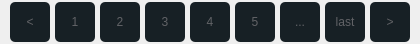
<?xml version="1.0" encoding="UTF-8"?>
<ui version="4.0">
 <class>NavigateWidget</class>
 <widget class="QWidget" name="NavigateWidget">
  <property name="geometry">
   <rect>
    <x>0</x>
    <y>0</y>
    <width>420</width>
    <height>44</height>
   </rect>
  </property>
  <property name="minimumSize">
   <size>
    <width>400</width>
    <height>40</height>
   </size>
  </property>
  <property name="maximumSize">
   <size>
    <width>420</width>
    <height>44</height>
   </size>
  </property>
  <property name="windowTitle">
   <string>NavigateWidget</string>
  </property>
  <property name="styleSheet">
   <string notr="true">QPushButton{
  max-height:40;
  max-width:40;
  min-height:40;
  min-width:40;
  background-color:#172025;
  border-radius:5px;
  color:#616266;
}</string>
  </property>
  <layout class="QVBoxLayout" name="verticalLayout">
   <property name="spacing">
    <number>0</number>
   </property>
   <property name="leftMargin">
    <number>0</number>
   </property>
   <property name="topMargin">
    <number>0</number>
   </property>
   <property name="rightMargin">
    <number>0</number>
   </property>
   <property name="bottomMargin">
    <number>0</number>
   </property>
   <item>
    <layout class="QHBoxLayout" name="horizontalLayout">
     <property name="spacing">
      <number>5</number>
     </property>
     <item>
      <spacer name="horizontalSpacer">
       <property name="orientation">
        <enum>Qt::Horizontal</enum>
       </property>
       <property name="sizeHint" stdset="0">
        <size>
         <width>40</width>
         <height>20</height>
        </size>
       </property>
      </spacer>
     </item>
     <item>
      <widget class="QPushButton" name="btnBefore">
       <property name="text">
        <string>&lt;</string>
       </property>
      </widget>
     </item>
     <item>
      <widget class="QPushButton" name="btn1">
       <property name="styleSheet">
        <string notr="true">background-color: rgb(23, 32, 37);</string>
       </property>
       <property name="text">
        <string>1</string>
       </property>
      </widget>
     </item>
     <item>
      <widget class="QPushButton" name="btn2">
       <property name="minimumSize">
        <size>
         <width>40</width>
         <height>40</height>
        </size>
       </property>
       <property name="maximumSize">
        <size>
         <width>40</width>
         <height>40</height>
        </size>
       </property>
       <property name="text">
        <string>2</string>
       </property>
      </widget>
     </item>
     <item>
      <widget class="QPushButton" name="btn3">
       <property name="text">
        <string>3</string>
       </property>
      </widget>
     </item>
     <item>
      <widget class="QPushButton" name="btn4">
       <property name="text">
        <string>4</string>
       </property>
      </widget>
     </item>
     <item>
      <widget class="QPushButton" name="btn5">
       <property name="text">
        <string>5</string>
       </property>
      </widget>
     </item>
     <item>
      <widget class="QPushButton" name="btnHides">
       <property name="text">
        <string>...</string>
       </property>
      </widget>
     </item>
     <item>
      <widget class="QPushButton" name="btnLast">
       <property name="text">
        <string>last</string>
       </property>
      </widget>
     </item>
     <item>
      <widget class="QPushButton" name="btnNext">
       <property name="text">
        <string>&gt;</string>
       </property>
      </widget>
     </item>
     <item>
      <spacer name="horizontalSpacer_2">
       <property name="orientation">
        <enum>Qt::Horizontal</enum>
       </property>
       <property name="sizeHint" stdset="0">
        <size>
         <width>40</width>
         <height>20</height>
        </size>
       </property>
      </spacer>
     </item>
    </layout>
   </item>
  </layout>
 </widget>
 <layoutdefault spacing="6" margin="11"/>
 <resources/>
 <connections/>
</ui>
